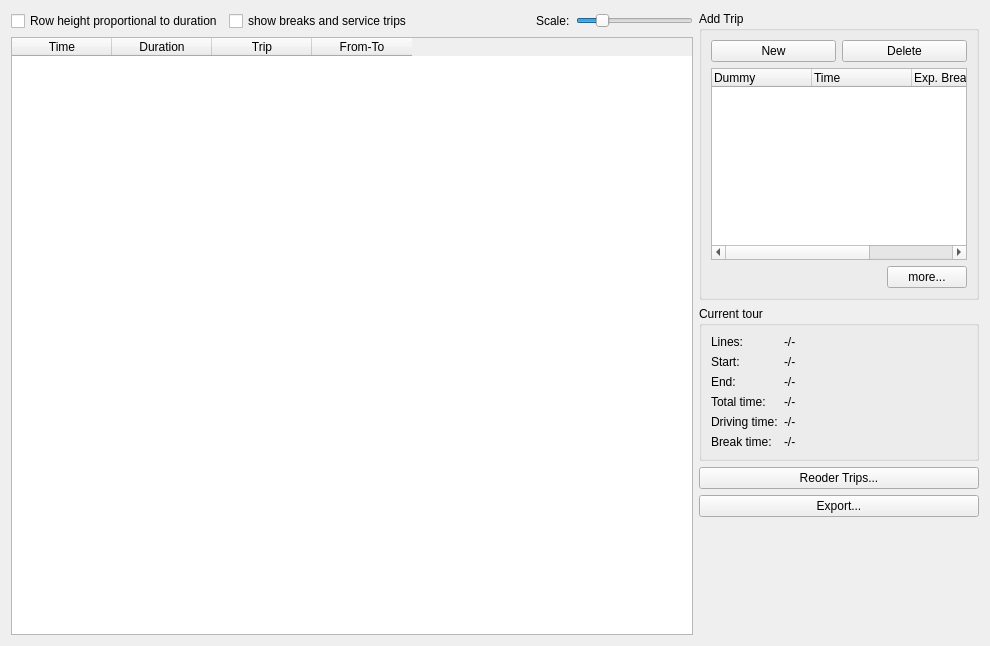
<?xml version="1.0" encoding="UTF-8"?>
<ui version="4.0">
 <class>WdgTourEditor</class>
 <widget class="QWidget" name="WdgTourEditor">
  <property name="geometry">
   <rect>
    <x>0</x>
    <y>0</y>
    <width>990</width>
    <height>646</height>
   </rect>
  </property>
  <property name="windowTitle">
   <string>Form</string>
  </property>
  <layout class="QHBoxLayout" name="horizontalLayout_2">
   <item>
    <layout class="QVBoxLayout" name="verticalLayout">
     <item>
      <layout class="QHBoxLayout" name="horizontalLayout_16">
       <item>
        <widget class="QCheckBox" name="cbDifferentHeights">
         <property name="text">
          <string>Row height proportional to duration</string>
         </property>
         <property name="checked">
          <bool>false</bool>
         </property>
        </widget>
       </item>
       <item>
        <widget class="QCheckBox" name="cbShowBreaks">
         <property name="text">
          <string>show breaks and service trips</string>
         </property>
         <property name="checked">
          <bool>false</bool>
         </property>
        </widget>
       </item>
       <item>
        <spacer name="horizontalSpacer_6">
         <property name="orientation">
          <enum>Qt::Horizontal</enum>
         </property>
         <property name="sizeHint" stdset="0">
          <size>
           <width>40</width>
           <height>20</height>
          </size>
         </property>
        </spacer>
       </item>
       <item>
        <widget class="QLabel" name="label_6">
         <property name="text">
          <string>Scale:</string>
         </property>
        </widget>
       </item>
       <item>
        <widget class="QSlider" name="hsTourScale">
         <property name="minimum">
          <number>1</number>
         </property>
         <property name="maximum">
          <number>50</number>
         </property>
         <property name="singleStep">
          <number>0</number>
         </property>
         <property name="value">
          <number>10</number>
         </property>
         <property name="orientation">
          <enum>Qt::Horizontal</enum>
         </property>
        </widget>
       </item>
      </layout>
     </item>
     <item>
      <widget class="QTableWidget" name="twTour">
       <property name="sizePolicy">
        <sizepolicy hsizetype="Minimum" vsizetype="Expanding">
         <horstretch>0</horstretch>
         <verstretch>0</verstretch>
        </sizepolicy>
       </property>
       <property name="selectionMode">
        <enum>QAbstractItemView::SingleSelection</enum>
       </property>
       <property name="selectionBehavior">
        <enum>QAbstractItemView::SelectRows</enum>
       </property>
       <column>
        <property name="text">
         <string>Time</string>
        </property>
       </column>
       <column>
        <property name="text">
         <string>Duration</string>
        </property>
       </column>
       <column>
        <property name="text">
         <string>Trip</string>
        </property>
       </column>
       <column>
        <property name="text">
         <string>From-To</string>
        </property>
       </column>
      </widget>
     </item>
    </layout>
   </item>
   <item>
    <layout class="QVBoxLayout" name="verticalLayout_3">
     <item>
      <widget class="QGroupBox" name="groupBox_7">
       <property name="sizePolicy">
        <sizepolicy hsizetype="Maximum" vsizetype="Preferred">
         <horstretch>0</horstretch>
         <verstretch>0</verstretch>
        </sizepolicy>
       </property>
       <property name="title">
        <string>Add Trip</string>
       </property>
       <layout class="QVBoxLayout" name="verticalLayout_2">
        <item>
         <layout class="QHBoxLayout" name="horizontalLayout_14">
          <item>
           <widget class="QPushButton" name="pbTripNew">
            <property name="text">
             <string>New</string>
            </property>
           </widget>
          </item>
          <item>
           <widget class="QPushButton" name="pbTripDelete">
            <property name="text">
             <string>Delete</string>
            </property>
           </widget>
          </item>
         </layout>
        </item>
        <item>
         <widget class="QTreeWidget" name="twNextTrips">
          <property name="sizePolicy">
           <sizepolicy hsizetype="Minimum" vsizetype="Expanding">
            <horstretch>0</horstretch>
            <verstretch>0</verstretch>
           </sizepolicy>
          </property>
          <column>
           <property name="text">
            <string>Dummy</string>
           </property>
          </column>
          <column>
           <property name="text">
            <string>Time</string>
           </property>
          </column>
          <column>
           <property name="text">
            <string>Exp. Break</string>
           </property>
          </column>
          <column>
           <property name="text">
            <string>Route</string>
           </property>
          </column>
         </widget>
        </item>
        <item>
         <layout class="QHBoxLayout" name="horizontalLayout">
          <item>
           <spacer name="horizontalSpacer">
            <property name="orientation">
             <enum>Qt::Horizontal</enum>
            </property>
            <property name="sizeHint" stdset="0">
             <size>
              <width>40</width>
              <height>20</height>
             </size>
            </property>
           </spacer>
          </item>
          <item>
           <widget class="QPushButton" name="pbTripsMore">
            <property name="text">
             <string>more...</string>
            </property>
           </widget>
          </item>
         </layout>
        </item>
       </layout>
      </widget>
     </item>
     <item>
      <widget class="QGroupBox" name="groupBox">
       <property name="title">
        <string>Current tour</string>
       </property>
       <layout class="QFormLayout" name="formLayout">
        <item row="0" column="0">
         <widget class="QLabel" name="label_13">
          <property name="text">
           <string>Lines:</string>
          </property>
         </widget>
        </item>
        <item row="0" column="1">
         <widget class="QLabel" name="lLines">
          <property name="sizePolicy">
           <sizepolicy hsizetype="Maximum" vsizetype="Preferred">
            <horstretch>0</horstretch>
            <verstretch>0</verstretch>
           </sizepolicy>
          </property>
          <property name="text">
           <string>-/-</string>
          </property>
         </widget>
        </item>
        <item row="1" column="0">
         <widget class="QLabel" name="label_2">
          <property name="text">
           <string>Start:</string>
          </property>
         </widget>
        </item>
        <item row="1" column="1">
         <widget class="QLabel" name="lStartTime">
          <property name="sizePolicy">
           <sizepolicy hsizetype="Maximum" vsizetype="Preferred">
            <horstretch>0</horstretch>
            <verstretch>0</verstretch>
           </sizepolicy>
          </property>
          <property name="text">
           <string>-/-</string>
          </property>
         </widget>
        </item>
        <item row="2" column="0">
         <widget class="QLabel" name="label_4">
          <property name="text">
           <string>End:</string>
          </property>
         </widget>
        </item>
        <item row="2" column="1">
         <widget class="QLabel" name="lEndTime">
          <property name="sizePolicy">
           <sizepolicy hsizetype="Maximum" vsizetype="Preferred">
            <horstretch>0</horstretch>
            <verstretch>0</verstretch>
           </sizepolicy>
          </property>
          <property name="text">
           <string>-/-</string>
          </property>
         </widget>
        </item>
        <item row="3" column="0">
         <widget class="QLabel" name="label_5">
          <property name="text">
           <string>Total time:</string>
          </property>
         </widget>
        </item>
        <item row="3" column="1">
         <widget class="QLabel" name="lTotalTime">
          <property name="sizePolicy">
           <sizepolicy hsizetype="Maximum" vsizetype="Preferred">
            <horstretch>0</horstretch>
            <verstretch>0</verstretch>
           </sizepolicy>
          </property>
          <property name="text">
           <string>-/-</string>
          </property>
         </widget>
        </item>
        <item row="4" column="0">
         <widget class="QLabel" name="label_7">
          <property name="text">
           <string>Driving time:</string>
          </property>
         </widget>
        </item>
        <item row="4" column="1">
         <widget class="QLabel" name="lDrivingTime">
          <property name="sizePolicy">
           <sizepolicy hsizetype="Maximum" vsizetype="Preferred">
            <horstretch>0</horstretch>
            <verstretch>0</verstretch>
           </sizepolicy>
          </property>
          <property name="text">
           <string>-/-</string>
          </property>
         </widget>
        </item>
        <item row="5" column="0">
         <widget class="QLabel" name="label_8">
          <property name="text">
           <string>Break time:</string>
          </property>
         </widget>
        </item>
        <item row="5" column="1">
         <widget class="QLabel" name="lBreakTime">
          <property name="sizePolicy">
           <sizepolicy hsizetype="Maximum" vsizetype="Preferred">
            <horstretch>0</horstretch>
            <verstretch>0</verstretch>
           </sizepolicy>
          </property>
          <property name="text">
           <string>-/-</string>
          </property>
         </widget>
        </item>
       </layout>
      </widget>
     </item>
     <item>
      <widget class="QPushButton" name="pbReorderTrips">
       <property name="text">
        <string>Reoder Trips...</string>
       </property>
      </widget>
     </item>
     <item>
      <widget class="QPushButton" name="pbExport">
       <property name="text">
        <string>Export...</string>
       </property>
      </widget>
     </item>
     <item>
      <spacer name="verticalSpacer">
       <property name="orientation">
        <enum>Qt::Vertical</enum>
       </property>
       <property name="sizeHint" stdset="0">
        <size>
         <width>20</width>
         <height>40</height>
        </size>
       </property>
      </spacer>
     </item>
    </layout>
   </item>
  </layout>
 </widget>
 <resources/>
 <connections/>
</ui>
